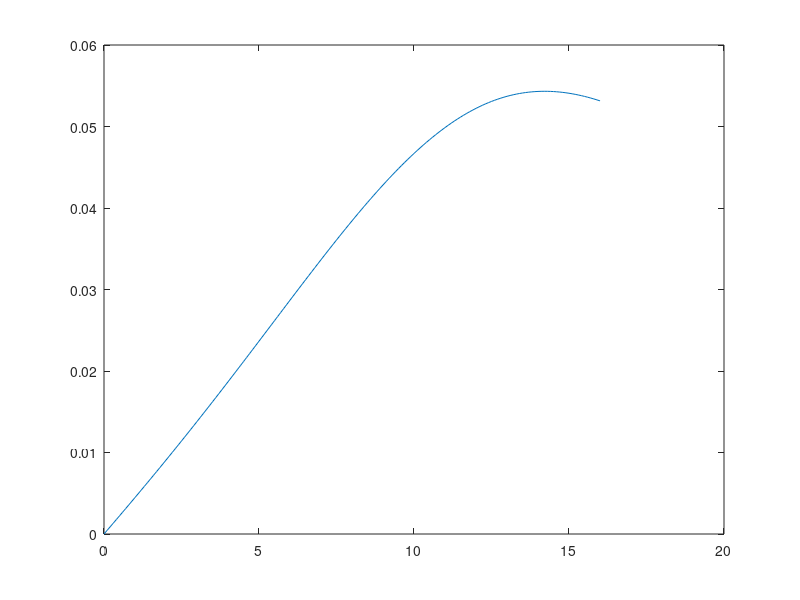

This figure's MATLAB source:
% Copyright (c) 2016, J.I. Vasquez <ivasquez@ccc.inaoep.mx>
% Consejo Nacional de Ciencia y Tecnología
% Instiuto Politecnico Nacional
% Centro de Innovación y Desarrollo Tecnológico en Cómputo
% All rights reserved.
%   
% BSD License
%  
% Redistribution and use in source and binary forms, with or without
% modification, are permitted provided that the following conditions are met:
%      * Redistributions of source code must retain the above copyright
%      notice, this list of conditions and the following disclaimer.
%      * Redistributions in binary form must reproduce the above copyright
%      notice, this list of conditions and the following disclaimer in the
%      documentation and/or other materials provided with the distribution.
%      * Neither the name of the <organization> nor the
%      names of its contributors may be used to endorse or promote products
%      derived from this software without specific prior written permission.
%  
%  THIS SOFTWARE IS PROVIDED BY <copyright holder> <email> ''AS IS'' AND ANY
%  EXPRESS OR IMPLIED WARRANTIES, INCLUDING, BUT NOT LIMITED TO, THE IMPLIED
%  WARRANTIES OF MERCHANTABILITY AND FITNESS FOR A PARTICULAR PURPOSE ARE
%  DISCLAIMED. IN NO EVENT SHALL <copyright holder> <email> BE LIABLE FOR ANY
%  DIRECT, INDIRECT, INCIDENTAL, SPECIAL, EXEMPLARY, OR CONSEQUENTIAL DAMAGES
%  (INCLUDING, BUT NOT LIMITED TO, PROCUREMENT OF SUBSTITUTE GOODS OR SERVICES;
%  LOSS OF USE, DATA, OR PROFITS; OR BUSINESS INTERRUPTION) HOWEVER CAUSED AND
%  ON ANY THEORY OF LIABILITY, WHETHER IN CONTRACT, STRICT LIABILITY, OR TORT
%  (INCLUDING NEGLIGENCE OR OTHERWISE) ARISING IN ANY WAY OUT OF THE USE OF THIS
%  SOFTWARE, EVEN IF ADVISED OF THE POSSIBILITY OF SUCH DAMAGE.

% Energy
velocity = [2 4 6 8 10 12 14 16];
power = [220  215 210  208 212 230 260 300];
%plot(velocity, power, 'o');
coef = polyfit(velocity,power,3);
power_mr = @(speed) polyval(coef, speed); 


Spd = 0:0.1:16;
for i=1:size(Spd,2)
    EperDist = power_mr(Spd(1,i)) / Spd(1,i);
    DistPerEner(i) = 1 / EperDist;
end

plot(Spd,DistPerEner);
